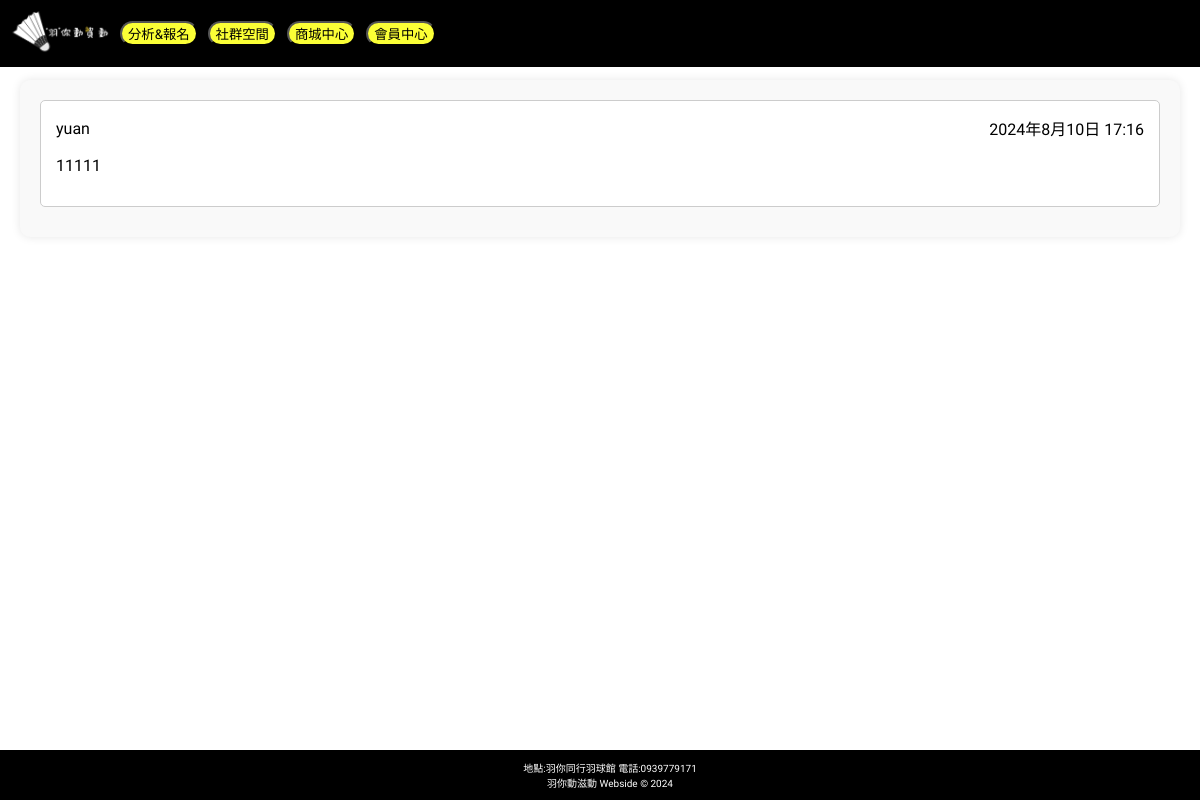
/community/, run on an earlier commit of the app's database.
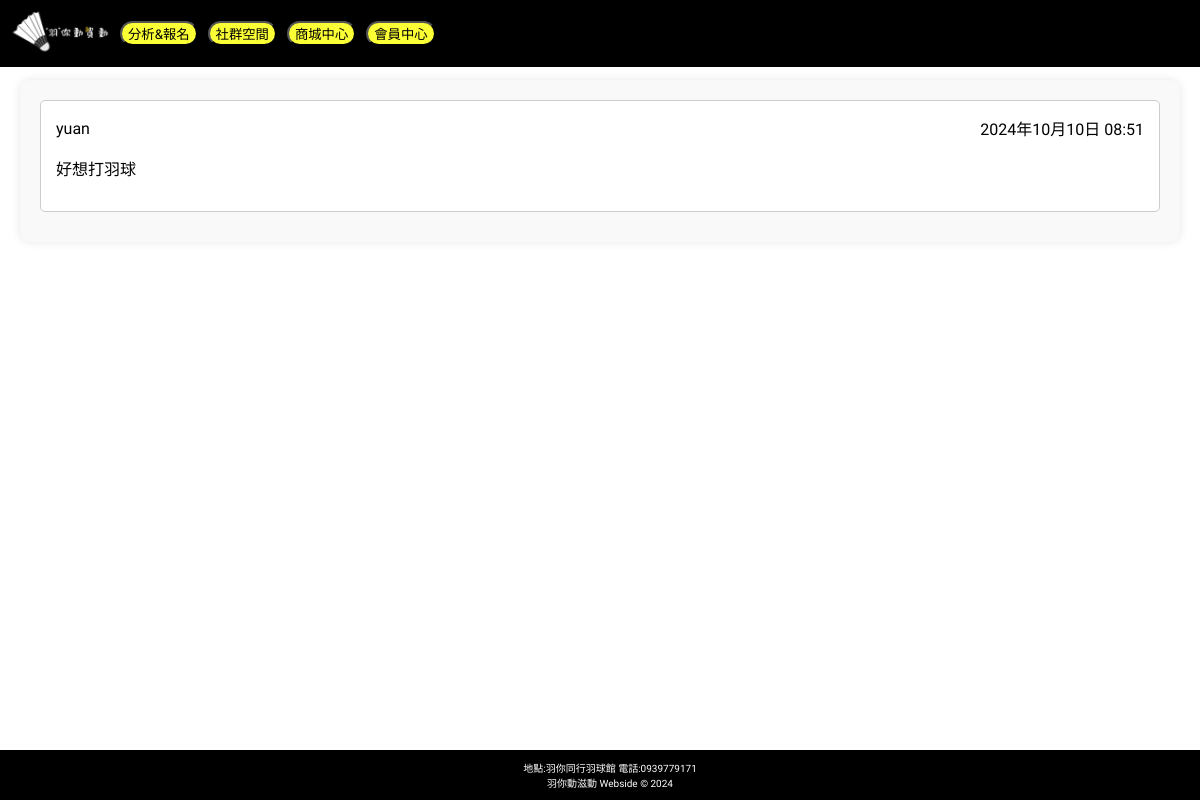
And on a later commit of the database.
### app/models.py (models this page shows, shortened)
class DiscussionPost(models.Model):
    author = models.ForeignKey(User, on_delete=models.CASCADE)
    content = models.TextField()
    created_at = models.DateTimeField(auto_now_add=True)

class User(AbstractUser):
    full_name = models.CharField(max_length=100)
    gender = models.CharField(max_length=10, choices=[('male', 'Male'), ('female', 'Female'), ('other', 'Other')])
    birth_date = models.DateField()
    nickname = models.CharField(max_length=100)
    phone = models.CharField(max_length=15)
    email = models.EmailField(unique=True)
    groups = models.ManyToManyField(
        Group,
        related_name='custom_user_set',
        blank=True
    )
    user_permissions = models.ManyToManyField(
        Permission,
        related_name='custom_user_permissions_set',
        blank=True
    )
    objects = UserManager()

### app/views.py (the view)
# urls.py: path('community/', views.community, name='community'),
def community(request):
    posts = DiscussionPost.objects.all().order_by('-created_at')
    if request.method == 'POST':
        if request.user.is_authenticated:
            form = DiscussionPostForm(request.POST)
            if form.is_valid():
                post = form.save(commit=False)
                post.author = request.user
                post.save()
                return redirect('community')
        else:
            return redirect('login')
    else:
        form = DiscussionPostForm() if request.user.is_authenticated else None
    return render(request, 'community.html', {'posts': posts, 'form': form})

### app/templates/community.html (shortened to what this page needs)
{% extends 'base.html' %}
{% load static %}
{% block content %}
<div class="comment-board">
  {% if user.is_authenticated %}
    <h1>社群空間</h1>
    <section class="comment-input">
      <h2>討論區</h2>
      <form method="post">
        {% csrf_token %}
        {{ form.as_p }}
        <button type="submit">發布</button>
      </form>
    </section>
    <section class="comment-list">
      {% for post in posts %}
        <div class="comment-item">
          <div class="comment-header">
            <span>{{ post.author.username }}</span>
            <span>{{ post.created_at }}</span>
            {% if post.author == user %}
              <div class="button-group">
                <a href="{% url 'edit_post' post.id %}"><button class="edit-button">編輯</button></a>
                <form method="post" action="{% url 'delete_post' post.id %}" style="display: inline;">
                  {% csrf_token %}
                  <button type="submit" class="delete-button" onclick="return confirm('確定要刪除嗎?')">刪除</button>
                </form>
              </div>
            {% endif %}
          </div>
          <div class="comment-text">
            <p>{{ post.content }}</p>
          </div>
          <div class="comment-footer">
            <form method="post" action="{% url 'add_comment' post.id %}">
              {% csrf_token %}
              <textarea name="content" placeholder="評論..."></textarea>
              <button type="submit">發送</button>
            </form>
          </div>
          <div class="comment-replies">
            {% for comment in post.comments.all %}
              <div class="comment-reply">
                <span>{{ comment.author.username }}</span>
                <span>{{ comment.created_at }}</span>
                <p>{{ comment.content }}</p>
              </div>
            {% endfor %}
          </div>
        </div>
      {% endfor %}
    </section>
  {% else %}
  <section class="comment-list">
    {% for post in posts %}
      <div class="comment-item">
        <div class="comment-header">
          <span>{{ post.author.username }}</span>
          <span>{{ post.created_at }}</span>
        </div>
        <div class="comment-text">
          <p>{{ post.content }}</p>
        </div>
      </div>
    {% endfor %}
  </section>
  {% endif %}
</div>
{% endblock %}

### app/templates/base.html (shortened to what this page needs)
<!DOCTYPE html>
<html lang="en">
<head>
    {% load static %}
</head>
<body>
    <div class="header-container" id="headerContainer">
        <a href="/"><img src="{% static 'images/Logonew.png' %}" alt="badminton" class="icon" /></a>
        <a href="{% url 'course_Analysis_Registration' %}"><button class="nav-button">分析&報名</button></a>
        <a href="{% url 'community' %}"><button class="nav-button">社群空間</button></a>
        <a href="{% url 'mall' %}"><button class="nav-button">商城中心</button></a>
        <a href="{% url 'member_redirect' %}"><button class="nav-button">會員中心</button></a>
    </div>
    <div class="content">
        {% block content %}
        {% endblock %}
    </div>
    <div class="footer-container" id="footerContainer">
        地點:羽你同行羽球館 電話:0939779171<br>
        羽你動滋動 Webside © 2024
    </div>
</body>
</html>

### app/templates/base.html (style rules this page uses)
body { font-family: "Zen Kurenaido", sans-serif; background-color: #ffffff; color: #000; margin: 0; padding: 0; }
.icon { width: 100px; height: auto; margin-right: 10px; }
.header-container { background-color: #000; display: flex; align-items: center; font-family: "Zen Kurenaido", sans-serif; position: fixed; padding: 10px; left: 0; top: 0; width: 100%; z-index: 999; }
.content { padding-top: 60px; padding-bottom: 60px; }
.footer-container { font-family: "Zen Kurenaido", sans-serif; background-color: #000; color: #ffffff; font-size: 10px; text-align: center; width: 100%; padding: 10px; position: fixed; left: 0; bottom: 0; z-index: 999; }
.nav-button { font-family: "Zen Kurenaido", sans-serif; border-radius: 16px; color: #000; background-color: #FBFF36; margin-right: 10px; }

### app/templates/community.html (style rules this page uses)
.comment-board { font-family: 'Zen Kurenaido', sans-serif; margin: 20px; }
.comment-list { background-color: #f9f9f9; padding: 20px; border-radius: 10px; box-shadow: 0 0 10px rgba(0, 0, 0, 0.1); }
.comment-item { background-color: white; padding: 15px; margin-bottom: 10px; border: 1px solid #ccc; border-radius: 5px; }
.comment-header { font-family: "Zen Kurenaido", sans-serif; display: flex; justify-content: space-between; align-items: center; margin-bottom: 10px; }

What changed in the data, as far as the page shows it:
changed DiscussionPost "yuan": created_at "2024年8月10日 17:16" → "2024年10月10日 08:51"; content "11111" → "好想打羽球"
